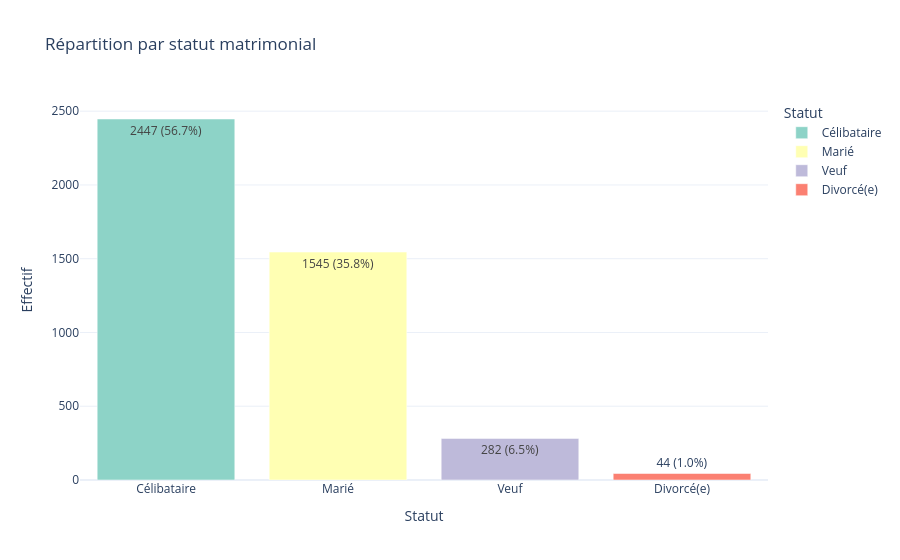

Notebook code for this chart:
### Code cell
# Compter les effectifs et calculer les pourcentages
statut_counts = df['Statut_matrimonial'].value_counts().reset_index()
statut_counts.columns = ['Statut', 'Effectif']
statut_counts['Pourcentage'] = (statut_counts['Effectif'] / total * 100).round(1)

# Créer l'étiquette combinée : "Effectif (X.X%)"
statut_counts['label'] = (
    statut_counts['Effectif'].astype(str) 
    + ' (' 
    + statut_counts['Pourcentage'].astype(str) 
    + '%)'
)

# Tracer le graphique vertical
fig_statut = px.bar(
    statut_counts,
    x='Statut',
    y='Effectif',
    text='label',
    title="Répartition par statut matrimonial",
    color='Statut',
    color_discrete_sequence=px.colors.qualitative.Set3
)

# Placer le texte à l'intérieur des barres, horizontalement
fig_statut.update_traces(
    textposition='auto',
    textangle=0
)

# Ajuster la mise en page
fig_statut.update_layout(
    template='plotly_white',
    yaxis_title='Effectif'
)

fig_statut.show()

### Figure 1 — Plotly figure (JSON) as saved in the notebook; plotly's stock layout.template omitted (floating-point values rounded to 4 significant figures)
{"data": [{"hovertemplate": "Statut=%{x}<br>Effectif=%{y}<br>label=%{text}<extra></extra>", "legendgroup": "Célibataire", "marker": {"color": "rgb(141,211,199)", "pattern": {"shape": ""}}, "name": "Célibataire", "orientation": "v", "showlegend": true, "text": ["2447 (56.7%)"], "textangle": 0, "textposition": "auto", "type": "bar", "x": ["Célibataire"], "xaxis": "x", "y": [2447], "yaxis": "y"}, {"hovertemplate": "Statut=%{x}<br>Effectif=%{y}<br>label=%{text}<extra></extra>", "legendgroup": "Marié", "marker": {"color": "rgb(255,255,179)", "pattern": {"shape": ""}}, "name": "Marié", "orientation": "v", "showlegend": true, "text": ["1545 (35.8%)"], "textangle": 0, "textposition": "auto", "type": "bar", "x": ["Marié"], "xaxis": "x", "y": [1545], "yaxis": "y"}, {"hovertemplate": "Statut=%{x}<br>Effectif=%{y}<br>label=%{text}<extra></extra>", "legendgroup": "Veuf", "marker": {"color": "rgb(190,186,218)", "pattern": {"shape": ""}}, "name": "Veuf", "orientation": "v", "showlegend": true, "text": ["282 (6.5%)"], "textangle": 0, "textposition": "auto", "type": "bar", "x": ["Veuf"], "xaxis": "x", "y": [282], "yaxis": "y"}, {"hovertemplate": "Statut=%{x}<br>Effectif=%{y}<br>label=%{text}<extra></extra>", "legendgroup": "Divorcé(e)", "marker": {"color": "rgb(251,128,114)", "pattern": {"shape": ""}}, "name": "Divorcé(e)", "orientation": "v", "showlegend": true, "text": ["44 (1.0%)"], "textangle": 0, "textposition": "auto", "type": "bar", "x": ["Divorcé(e)"], "xaxis": "x", "y": [44], "yaxis": "y"}], "layout": {"barmode": "relative", "legend": {"title": {"text": "Statut"}, "tracegroupgap": 0}, "title": {"text": "Répartition par statut matrimonial"}, "xaxis": {"anchor": "y", "categoryarray": ["Célibataire", "Marié", "Veuf", "Divorcé(e)"], "categoryorder": "array", "domain": [0, 1], "title": {"text": "Statut"}}, "yaxis": {"anchor": "x", "domain": [0, 1], "title": {"text": "Effectif"}}}}
